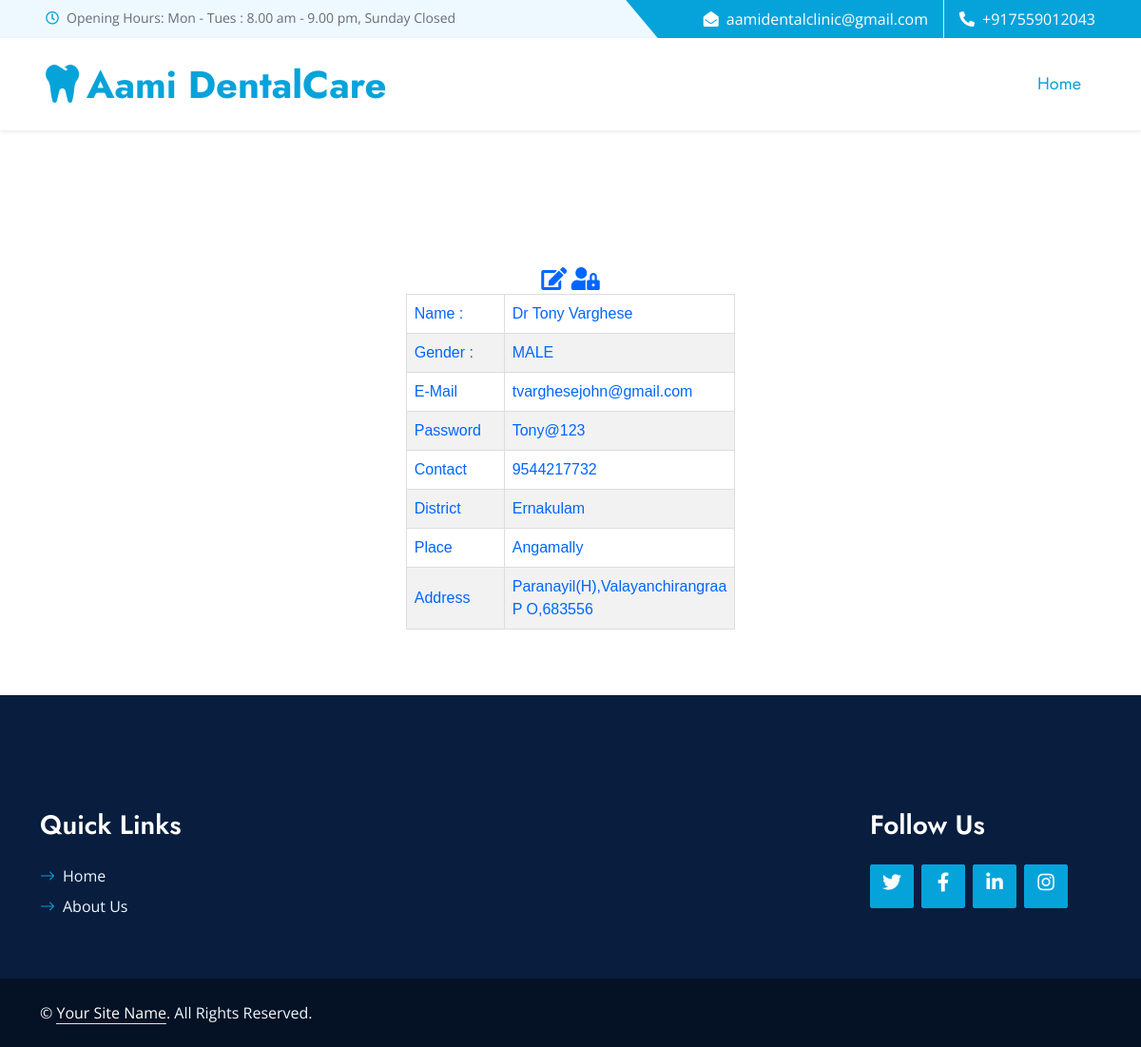
Page /PROJECT/Doctors/MyProfile.php (signed in) on the committed database.
### tables this page shows
CREATE TABLE `tbl_dentist` (
  `dentist_id` int(11) NOT NULL,
  `dentist_name` varchar(50) NOT NULL,
  `dentist_gender` varchar(10) NOT NULL,
  `dentist_contact` varchar(20) NOT NULL,
  `dentist_email` varchar(50) NOT NULL,
  `place_id` int(11) NOT NULL,
  `dentist_password` varchar(100) NOT NULL,
  `dentist_address` varchar(200) NOT NULL,
  `dentisttype_id` int(11) NOT NULL,
  `dentist_photo` varchar(100) NOT NULL,
  `dentist_proof` varchar(100) NOT NULL
);

CREATE TABLE `tbl_district` (
  `district_id` int(11) NOT NULL,
  `district_name` varchar(50) NOT NULL
);

CREATE TABLE `tbl_place` (
  `district_id` int(11) NOT NULL,
  `place_id` int(11) NOT NULL,
  `place_name` varchar(50) NOT NULL,
  `place_pin` varchar(50) NOT NULL
);

### PROJECT/Doctors/MyProfile.php (the view, shortened to what this page needs)
<?php
include("../Assets/Connection/Connection.php");
$sql="select * from tbl_dentist u inner join tbl_place p on u.place_id=p.place_id inner join tbl_district d on p.district_id=d.district_id where dentist_id='".$_SESSION["uid"]."'";
$row=$con->query($sql);
$data=$row->fetch_assoc();
?>
<!DOCTYPE html PUBLIC "-//W3C//DTD XHTML 1.0 Transitional//EN" "http://www.w3.org/TR/xhtml1/DTD/xhtml1-transitional.dtd">
<html xmlns="http://www.w3.org/1999/xhtml">
<head>
</head>
<?php
include("Head.php");
?>
<div id="tab" align="center">
<body>
<div align="center"><a href="../Doctors/EditProfile.php"><i style='font-size:24px' class='fas'>&#xf044;</i>&nbsp;<a href="../Doctors/ChangePassword.php"><i style='font-size:24px' class='fas'>&#xf502;</i></a></div>
<form id="form1" name="form1" method="post" action="">
  <table border="1" cellpadding="10" align="center">
    <tr>
      <td width="103">Name :</td>
      <td width="131"><?php echo $data["dentist_name"]; ?></td>
    </tr>
    <tr>
      <td>Gender :</td>
      <td><?php echo $data["dentist_gender"]; ?></td>
    </tr>
    <tr>
      <td>E-Mail</td>
      <td><?php echo $data["dentist_email"]; ?></td>
    </tr>
    <tr>
      <td>Password</td>
      <td><?php echo $data["dentist_password"]; ?></td>
    </tr>
    <tr>
      <td>Contact</td>
      <td><?php echo $data["dentist_contact"]; ?></td>
    </tr>
    <tr>
      <td>District</td>
      <td><?php echo $data["district_name"];?></td>
    </tr>
    <tr>
      <td>Place</td>
      <td><?php echo $data["place_name"];?></td>
    </tr>
    <tr>
      <td>Address</td>
      <td><?php echo $data["dentist_address"] ?></td>
    </tr>
  </table>
</form>
</body>
</div>
<?php
include("Foot.php");
?>
</html>

### PROJECT/Assets/Template/form.css (style rules this page uses)
#tab { font-family: "Trebuchet MS", Arial, Helvetica, sans-serif; border-collapse: collapse; width: 100%; }
#tab td, #tab th { border: 1px solid #ddd; padding: 8px; color: #06F; }
#tab a { color:#06F; }
#tab tr:nth-child(even) { background-color: #f2f2f2; }

### PROJECT/Assets/Template/Main/css/style.css (style rules this page uses)
:root { --primary: #06A3DA; --secondary: #F57E57; --light: #EEF9FF; --dark: #091E3E; }

### rows in the picture
tbl_dentist: dentist_name "Dr Tony Varghese", dentist_gender "MALE", dentist_email "tvarghesejohn@gmail.com", dentist_password "Tony@123", dentist_contact "9544217732", tbl_district.district_name "Ernakulam", place.place_name "Angamally", dentist_address "Paranayil(H),Valayanchirangraa P O,683556"
